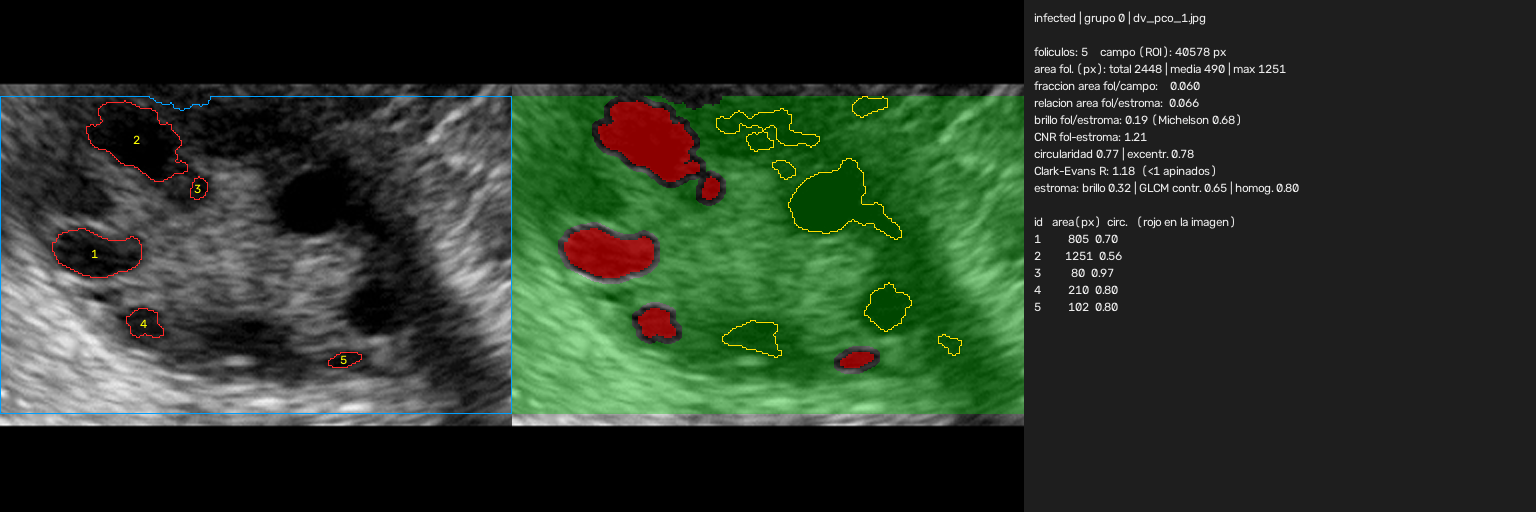
#> input picture reports/figuras_caracteristicas/g0__infected__dv_pco_1.png, 1536 x 512 px
$ python -i limpieza.py   (imports and definitions only)   (older library calls are emulated)
#> lines starting #> are read from the running program, lines starting #| are printed output that depends on the picture; after the words box and inside, x2 and y2 are one past the last pixel; in counts of white or black regions, pixels touching at a corner belong together
### procesamiento/preprocesamiento.py
"""Preprocesamiento de ecografías ováricas y elección de filtros (módulo de B).

Pipeline de `preprocess(entrada)`:
  1. gris + quitar marcas (flechas/anotaciones de color, texto y cruces blancos) por inpainting
  2. recortar el área útil (saca bordes negros)
  3. llevar a un tamaño común (INTER_AREA al achicar)  -> reduce pistas de resolución
  4. filtro de speckle (mediana, gaussiano, bilateral, nlm, lee, kuan, frost)
  5. contraste (ninguno o ecualización global)

El tamaño común se aplica ANTES de filtrar: el speckle de una imagen de 984x848 y el de una
de 300x300 no son comparables hasta que tienen la misma resolución.

Como módulo:
    from preprocesamiento import preprocess
    img = preprocess("data/clean/infected/x.jpg", filtro="wiener3", contraste="ninguno")

Como script (selección de filtros):
    python procesamiento/preprocesamiento.py comparar         # figuras + SSI/beta por filtro
    python procesamiento/preprocesamiento.py anotar-rois      # marcar bloques homogéneos a mano
    python procesamiento/preprocesamiento.py elegir-filtro    # ranking por ENL con esos bloques
    python procesamiento/preprocesamiento.py procesar         # aplica el filtro elegido a data/clean
"""
from collections import defaultdict
import argparse
import csv
import random
import shutil
import sys
import time
import cv2
import numpy as np
from PIL import Image
from scipy import signal, stats
from pathlib import Path

ROOT = Path(__file__).resolve().parent
if ROOT.name == "procesamiento":
    ROOT = ROOT.parent
CLEAN = ROOT / "data" / "clean"
REPORTES = ROOT / "reports"
EXT = {".jpg", ".jpeg", ".png", ".bmp", ".tif", ".tiff"}
FONT = cv2.FONT_HERSHEY_SIMPLEX

# PIPELINE DE PREPROCESAMIENTO (marcas, recorte, tamaño, speckle, contraste, métricas)

def leer(ruta):
    with Image.open(ruta) as im: #abre la imagen que está en la ruta indicada
        return np.asarray(im.convert("RGB")) #la convierte al espacio de colores --> sirve para estandarizar


def a_gris(rgb):
    return cv2.cvtColor(rgb, cv2.COLOR_RGB2GRAY) #hace la transformación al espacio de grises


# Eliminación de las marcas
# [119 lines left out: functions _componentes_chicas, mascara_marcas, quitar_marcas, recortar_util, a_tamano, _locales and 4 more, not called in this run]


#Se definen distintas variantes y combinaciones de parámetros para los filtros
FILTROS = {"ninguno": lambda im: im}
for w in (3, 5, 7):
    FILTROS[f"promedio{w}"] = lambda im, w=w: cv2.blur(im, (w, w))
    FILTROS[f"mediana{w}"] = lambda im, w=w: cv2.medianBlur(im, w)
    FILTROS[f"frost{w}"] = lambda im, w=w: frost(im, w=w)
for s_ in (1.0, 1.5, 2.0):
    FILTROS[f"gauss{s_}"] = lambda im, s_=s_: cv2.GaussianBlur(im, (0, 0), s_)
FILTROS["wiener3"] = lambda im: wiener(im, 3)
FILTROS["wiener5"] = lambda im: wiener(im, 5)
FILTROS["homomorfico"] = homomorfico
FILTROS["homomorfico_wiener3"] = lambda im: homomorfico_wiener(im, 3)


# [4 lines left out: function filtrar, not called in this run]


#Para mejorar el contraste
CONTRASTES = {
    "ninguno": lambda im: im,
    "global": cv2.equalizeHist
}
def contrastar(img, metodo="ninguno"): #pone por default no aplicar un mejoramiento del contraste
    return CONTRASTES[metodo](img)


#Flujo de preprocesamiento --> integra todos los módulos
# [152 lines left out: functions base, preprocess, ssi, beta, entropia, hoja and 1 more, not called in this run]


ZOOM = 3
ROIS = ROOT / "rois.csv"
CAMPOS = ["path", "clase", "x", "y", "lado", "tam"]

# [33 lines left out: functions leer_splits, armar_muestra, not called in this run]


class Bloques:

    # [241 lines left out: functions __init__, agregar, deshacer, ya_anotadas, guardar, dibujar and 5 more, not called in this run]


PRE = ROOT / "data" / "pre"

# [90 lines left out: functions estadisticos, auc_mann_whitney, control_atajos, cmd_procesar, not called in this run]


COMANDOS = {
    "comparar": cmd_comparar,
    "anotar-rois": cmd_anotar_rois,
    "elegir-filtro": cmd_elegir_filtro,
    "procesar": cmd_procesar,
}


# [8 lines left out: function main, not called in this run]


# [2 lines that do not run on import are left out]

### procesamiento/limpieza.py
"""Limpieza y partición del dataset (módulo de A).

    python procesamiento/limpieza.py unir         # data/raw (train+test de Kaggle) [+ otro dataset] -> data/all
    python procesamiento/limpieza.py limpiar      # data/all -> data/clean (ilegibles, vacías, duplicadas)
    python procesamiento/limpieza.py auditar      # tamaños, marcas y control de atajos por metadatos
    python procesamiento/limpieza.py splits       # grupos pHash + hold-out + folds -> splits.csv
    python procesamiento/limpieza.py duplicados   # grupos ORB+RANSAC (rotadas/recortadas) -> splits2.csv

Orden: unir -> limpiar -> auditar -> splits -> duplicados.
"""
from collections import Counter, defaultdict, namedtuple
import argparse
import csv
import random
import shutil
import statistics as st
import sys
import time
import cv2
import imagehash
import numpy as np
from PIL import Image, ImageStat
from sklearn.model_selection import StratifiedGroupKFold #importa de la librería machine learning pero no se utiliza con ese proposito, solo particiona en folds y hold-out
from scipy import stats
from preprocesamiento import a_gris, leer, recortar_util
from pathlib import Path


ROOT = Path(__file__).resolve().parent
if ROOT.name == "procesamiento":  # funciona dentro de procesamiento/ o en la raíz del repo
    ROOT = ROOT.parent
CLEAN = ROOT / "data" / "clean"
REPORTES = ROOT / "reports"
EXT = {".jpg", ".jpeg", ".png", ".bmp", ".tif", ".tiff"}
FONT = cv2.FONT_HERSHEY_SIMPLEX

# Unimos los datasets en data/all/ para que limpieza.py pueda procesarlos todos juntos.
# Junta todo en una sola carpeta por clase, sin la división train/test
RAW = ROOT / "data" / "raw"
ALL = ROOT / "data" / "all"


# Creamos función que lee los argumentos y unifique las carpetas de datasets en data/all/
# [55 lines left out: function cmd_unir, not called in this run]


SRC = ROOT / "data" / "all"
DST = ROOT / "data" / "clean"
UMBRAL = 4      # distancia de Hamming máxima entre pHash para considerar "duplicada"
STD_MIN = 2.0   # desvío estándar de grises por debajo del cual la imagen es casi vacía

Img = namedtuple("Img", "area clase ruta hash size mode")
# es una tupla con nombre (área, clase, ruta, hash, tamaño, modo) para no manejar diccionarios


# función que cuenta cuántos bits difieren entre dos hashes
# Es la distancia de Hamming. Cuanto más baja, más parecidas son las imágenes.
def distancia(a, b):
    return bin(a ^ b).count("1")


# Toma lo que está antes del primer _ y devuelve train o test
def origen(nombre):
    pref = nombre.split("_", 1)[0]
    return pref if pref in ("train", "test") else "?"


# Arma el diccionario de una fila de excluidas.csv.
def fila(clase, archivo, motivo, grupo="", dist="", o_grupo=""):
    return {"clase": clase, "archivo": archivo, "motivo": motivo, "grupo": grupo,
            "distancia": dist, "origen": origen(archivo), "origen_grupo": o_grupo}


# [114 lines left out: function cmd_limpiar, not called in this run]


# función que calcula los metadatos de una imagen
def medir(ruta, sin_color=False):
#> called with sin_color = False
    with Image.open(ruta) as im: # ancho, alto, modo de color y peso en bytes
#> im is the input picture: PIL image 1536x512 RGB; mean R, G, B 42.4, 53.7, 40.5
        ancho, alto = im.size
#> ancho = 1536; alto = 512
        modo = im.mode
#> modo = 'RGB'
        gris = np.asarray(im.convert("L"), dtype=np.float32)
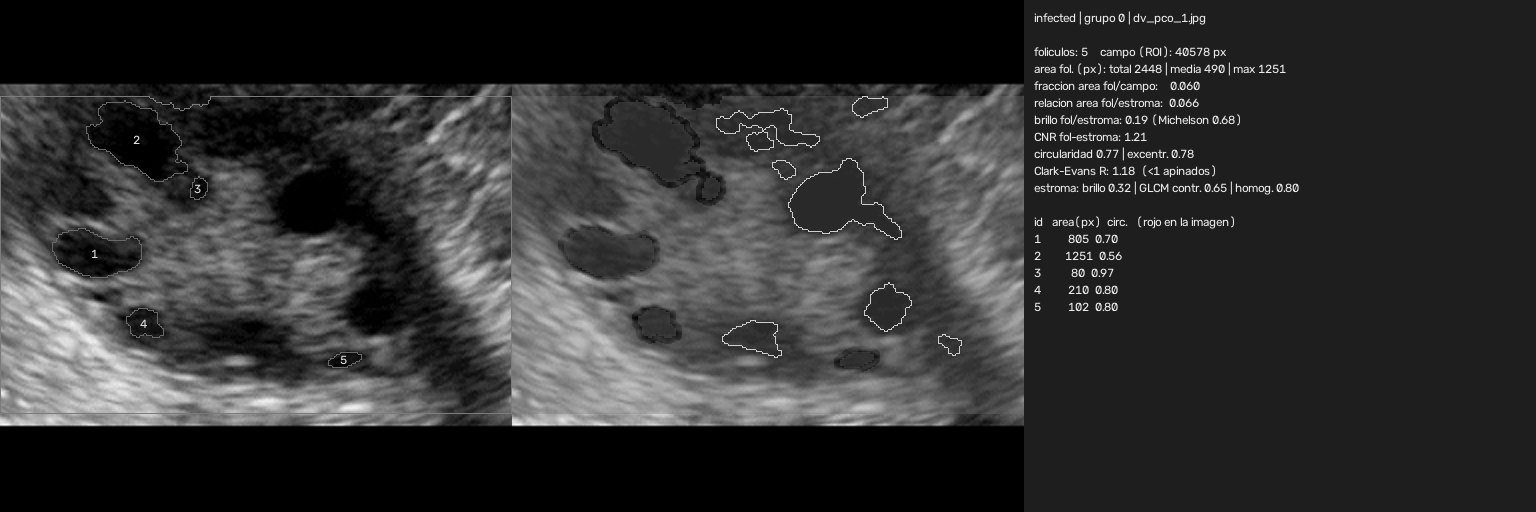
#> gris: shape (512, 1536) float32; min 0, max 244, mean 48.8
        rgb = np.asarray(im.convert("RGB"), dtype=np.int16)
    color = (rgb.max(axis=2) - rgb.min(axis=2)) > 40  # una máscara de píxeles con color
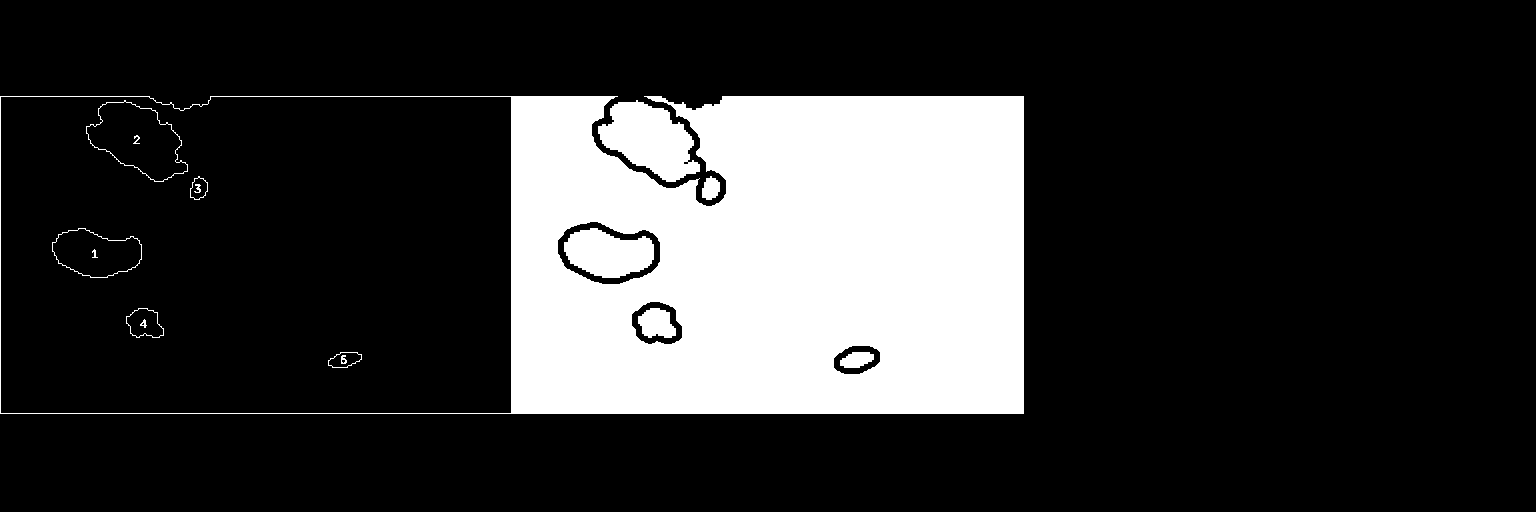
#> color: shape (512, 1536) bool; 20.3% white; 16 white regions, largest, box (x1, y1, x2, y2) and area: (0, 96, 1024, 414) 148741, (598, 100, 700, 182) 5004, (564, 228, 654, 278) 3220
    # aquellos donde la diferencia entre el canal R, G o B más alto y el más bajo supera 4
    # el umbral de 40 deja pasar el ruido normal de una imagen gris y marca solo lo que tiene color de verdad
    # sirve para sacar el color en caso de que lo haya (anotaciones amarillas, felchas, marcas de escala, etc.)
    g = gris[~color] if (sin_color and (~color).any()) else gris.ravel()
    return {
#> (the run stopped early here; a loop or call above may not have finished)

$ run again, on reports/figuras_caracteristicas/g13__infected__test_img_0_5536.png
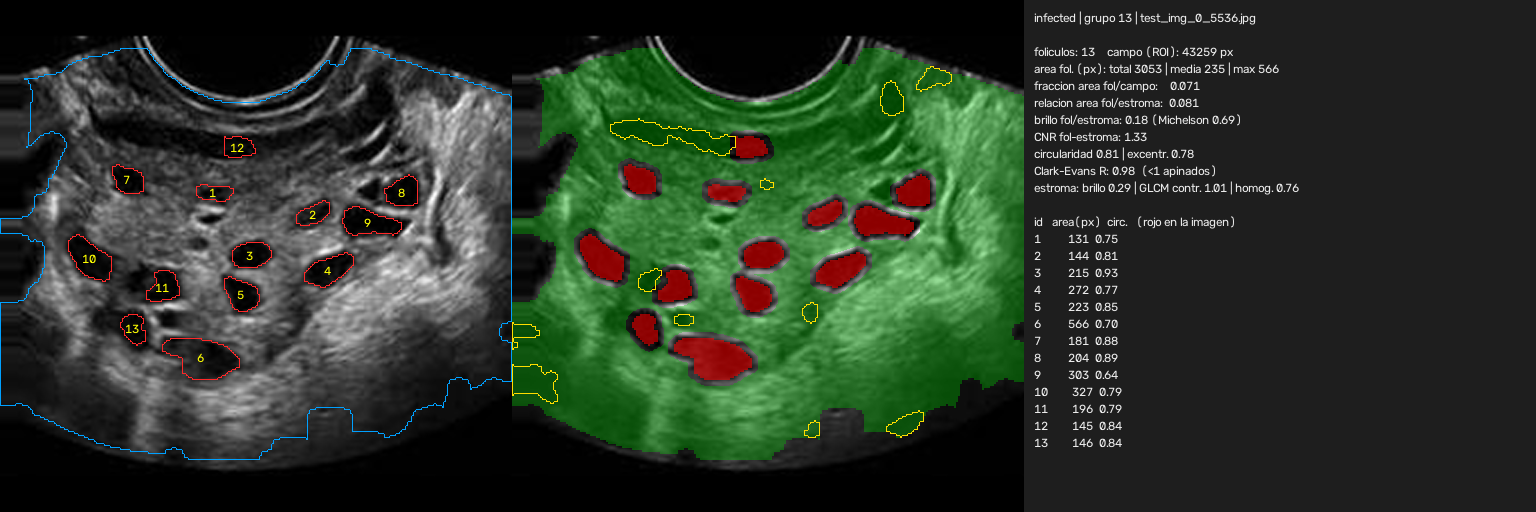
#> input picture reports/figuras_caracteristicas/g13__infected__test_img_0_5536.png, 1536 x 512 px
#> in medir, im is the input picture: PIL image 1536x512 RGB; mean R, G, B 42.5, 53.5, 40.1
#> in medir, `gris = np.asarray(im.convert("L"), dtype=np.float32)`:
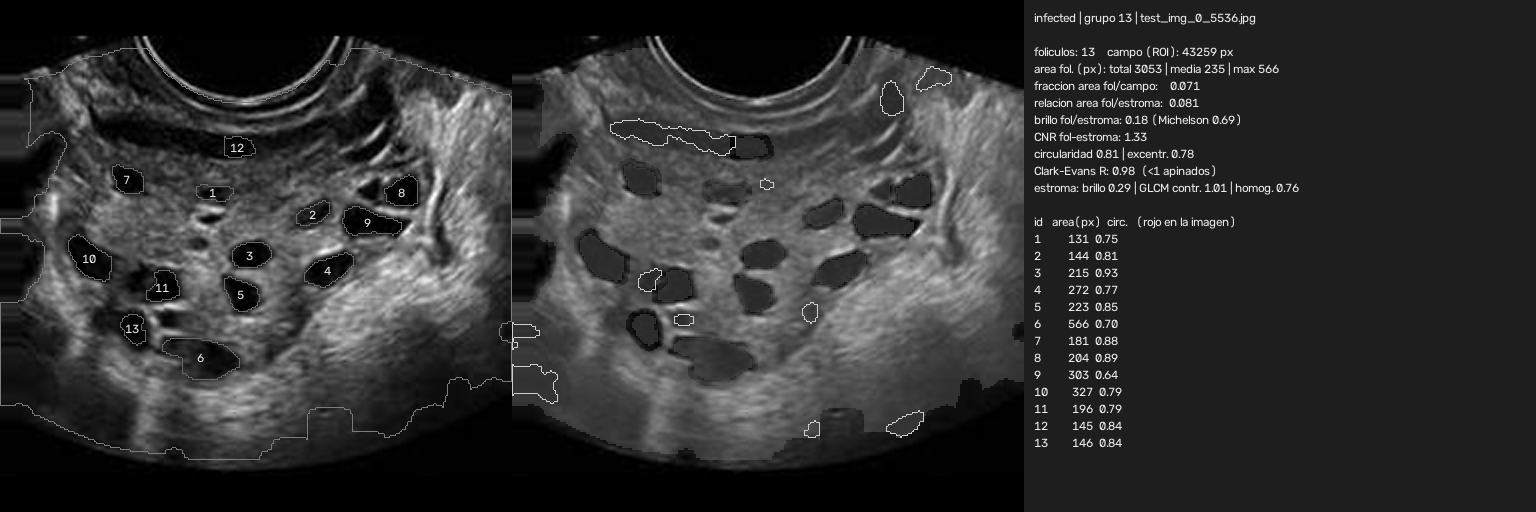
#> gris: shape (512, 1536) float32; min 0, max 254, mean 48.7
#> in medir, `color = (rgb.max(axis=2) - rgb.min(axis=2)) > 40`:
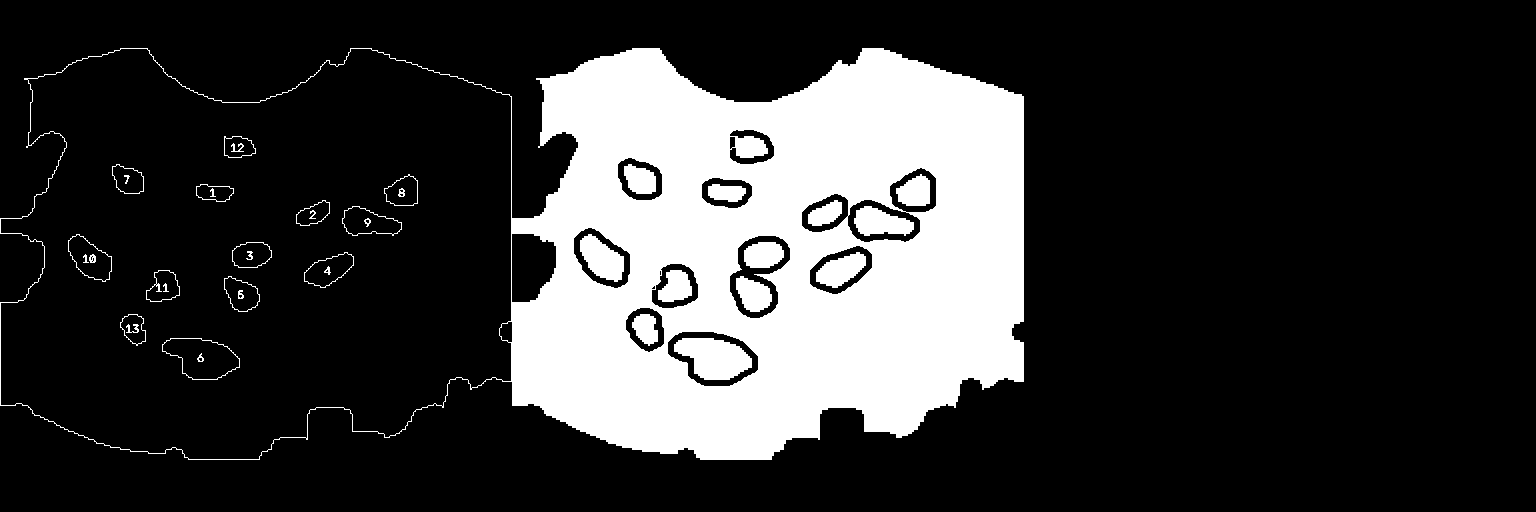
#> color: shape (512, 1536) bool; 21.2% white; 40 white regions, largest, box (x1, y1, x2, y2) and area: (0, 48, 1024, 460) 152604, (674, 338, 752, 380) 2264, (580, 234, 624, 282) 1308

$ run again, on reports/figuras_caracteristicas/g14__infected__test_img_0_6941.png
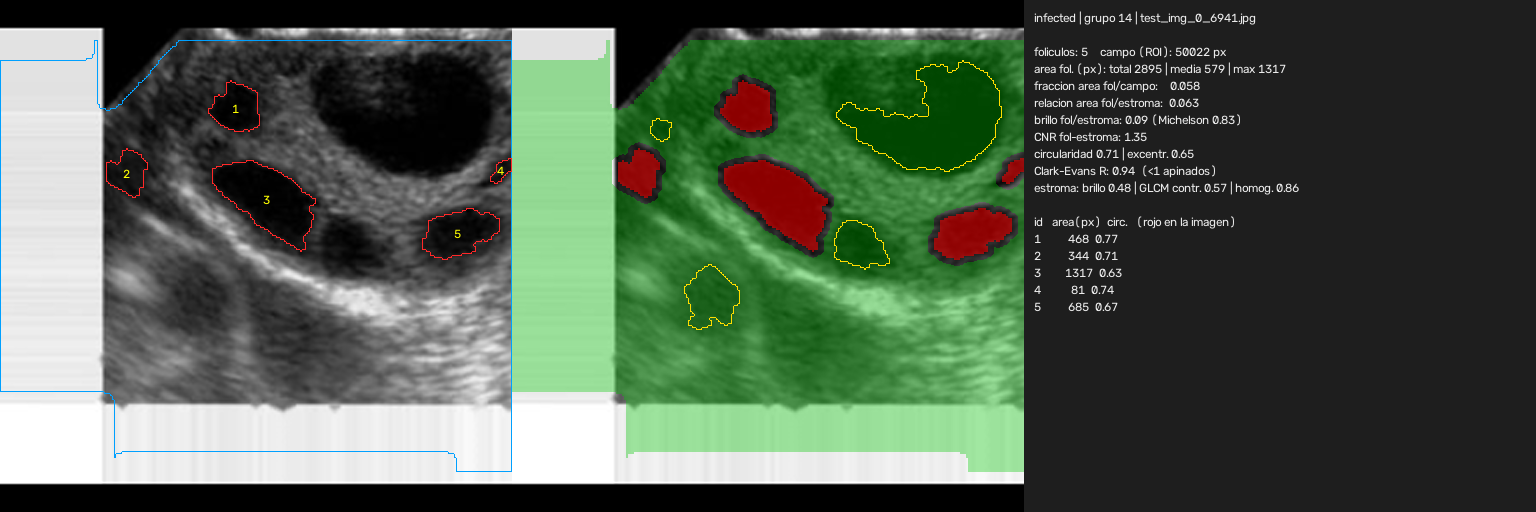
#> input picture reports/figuras_caracteristicas/g14__infected__test_img_0_6941.png, 1536 x 512 px
#> in medir, im is the input picture: PIL image 1536x512 RGB; mean R, G, B 78.8, 92.9, 76.7
#> in medir, `gris = np.asarray(im.convert("L"), dtype=np.float32)`:
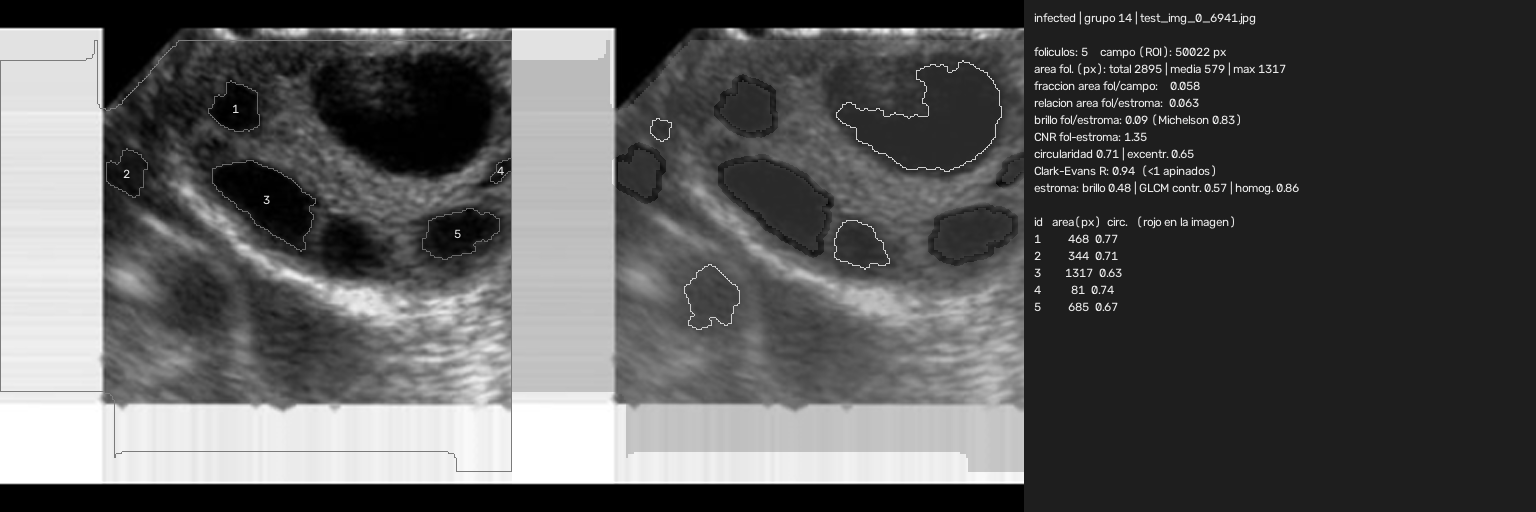
#> gris: shape (512, 1536) float32; min 0, max 255, mean 86.8
#> in medir, `color = (rgb.max(axis=2) - rgb.min(axis=2)) > 40`:
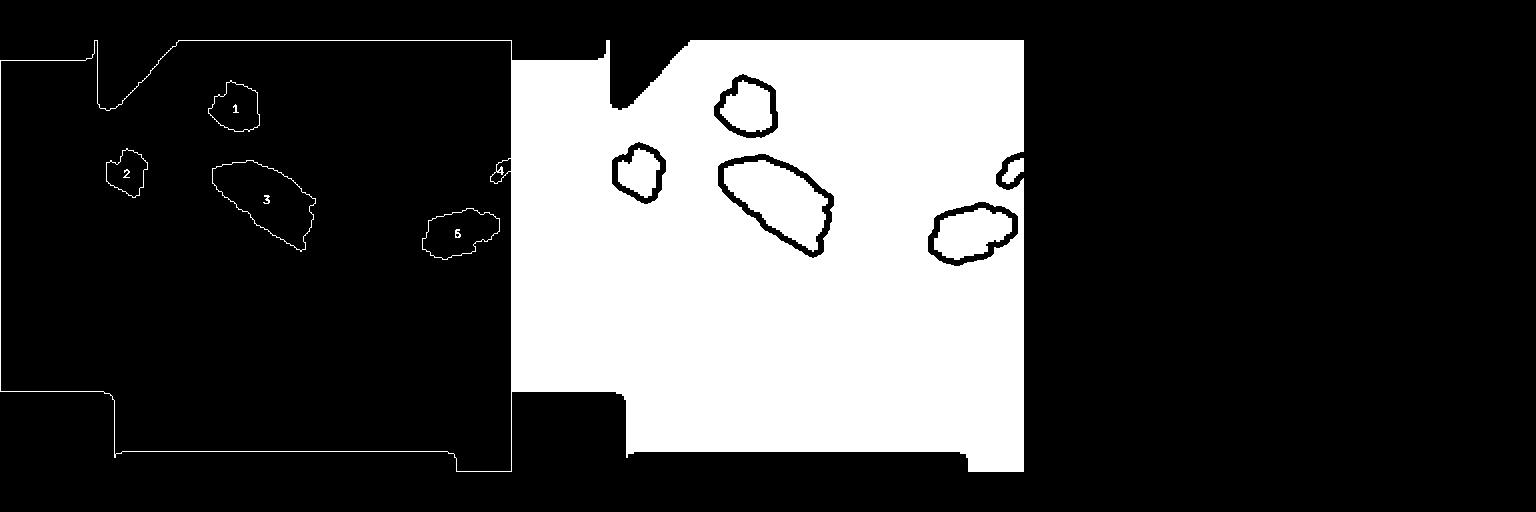
#> color: shape (512, 1536) bool; 25.1% white; 14 white regions, largest, box (x1, y1, x2, y2) and area: (0, 40, 1024, 472) 184499, (724, 160, 828, 252) 5268, (934, 208, 1012, 260) 2740
